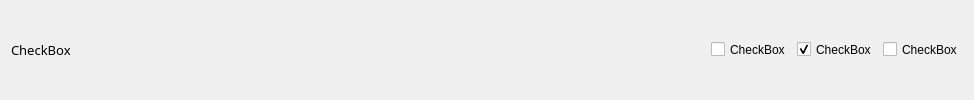
                <widget class="QWidget" name="widget_2" native="true">
                 <layout class="QGridLayout" name="gridLayout_6">
                  <item row="0" column="0">
                   <widget class="QLabel" name="label_2">
                    <property name="font">
                     <font>
                      <family>微软雅黑</family>
                      <pointsize>10</pointsize>
                      <bold>false</bold>
                     </font>
                    </property>
                    <property name="text">
                     <string>CheckBox</string>
                    </property>
                   </widget>
                  </item>
                  <item row="0" column="1">
                   <spacer name="horizontalSpacer_2">
                    <property name="orientation">
                     <enum>Qt::Orientation::Horizontal</enum>
                    </property>
                    <property name="sizeHint" stdset="0">
                     <size>
                      <width>634</width>
                      <height>20</height>
                     </size>
                    </property>
                   </spacer>
                  </item>
                  <item row="0" column="2">
                   <widget class="QCheckBox" name="checkBox">
                    <property name="minimumSize">
                     <size>
                      <width>0</width>
                      <height>31</height>
                     </size>
                    </property>
                    <property name="text">
                     <string>CheckBox</string>
                    </property>
                    <property name="tristate">
                     <bool>true</bool>
                    </property>
                   </widget>
                  </item>
                  <item row="0" column="3">
                   <widget class="QCheckBox" name="checkBox_2">
                    <property name="minimumSize">
                     <size>
                      <width>0</width>
                      <height>31</height>
                     </size>
                    </property>
                    <property name="text">
                     <string>CheckBox</string>
                    </property>
                    <property name="checked">
                     <bool>true</bool>
                    </property>
                   </widget>
                  </item>
                  <item row="0" column="4">
                   <widget class="QCheckBox" name="checkBox_3">
                    <property name="minimumSize">
                     <size>
                      <width>0</width>
                      <height>31</height>
                     </size>
                    </property>
                    <property name="text">
                     <string>CheckBox</string>
                    </property>
                   </widget>
                  </item>
                 </layout>
                </widget>
